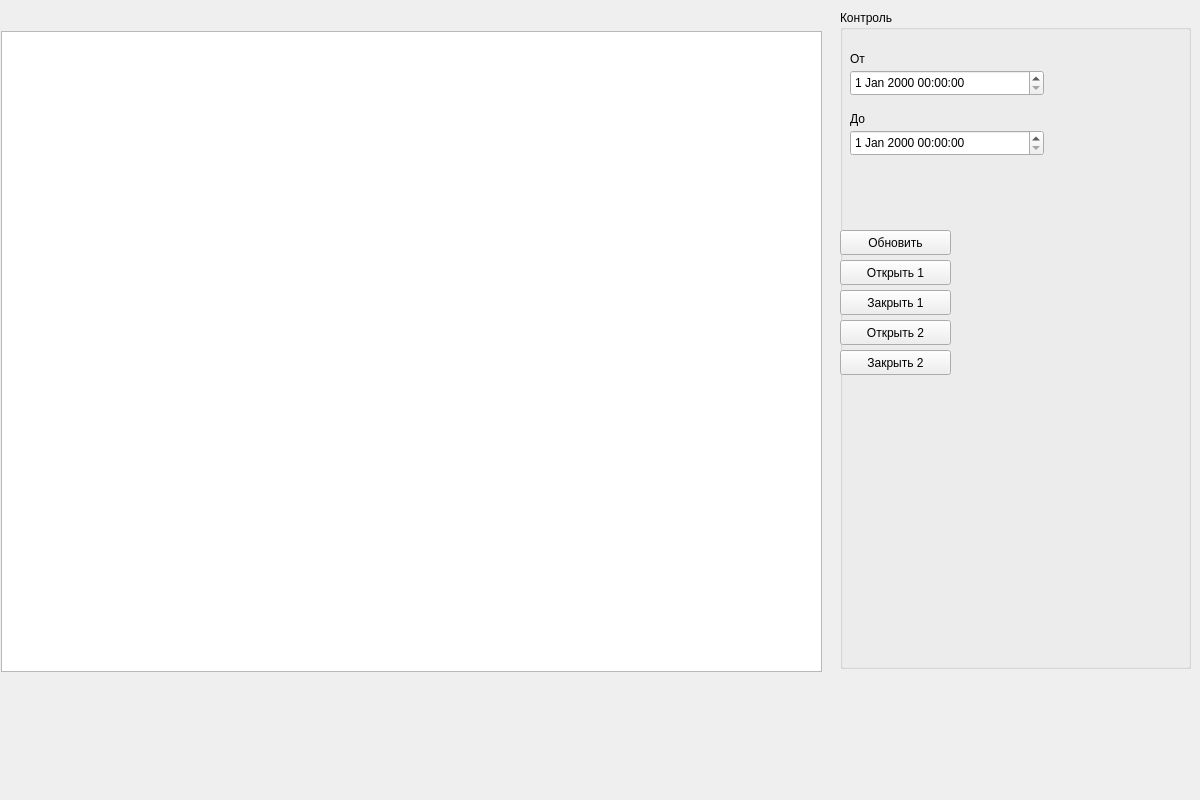
<?xml version="1.0" encoding="UTF-8"?>
<ui version="4.0">
 <class>Form</class>
 <widget class="QWidget" name="Form">
  <property name="geometry">
   <rect>
    <x>0</x>
    <y>0</y>
    <width>1200</width>
    <height>800</height>
   </rect>
  </property>
  <property name="windowTitle">
   <string>Турникеты ЛГПУ</string>
  </property>
  <widget class="QTableWidget" name="tableWidget">
   <property name="geometry">
    <rect>
     <x>1</x>
     <y>31</y>
     <width>821</width>
     <height>641</height>
    </rect>
   </property>
   <property name="selectionMode">
    <enum>QAbstractItemView::SingleSelection</enum>
   </property>
  </widget>
  <widget class="QGroupBox" name="groupBox">
   <property name="geometry">
    <rect>
     <x>840</x>
     <y>10</y>
     <width>351</width>
     <height>659</height>
    </rect>
   </property>
   <property name="sizePolicy">
    <sizepolicy hsizetype="Expanding" vsizetype="Expanding">
     <horstretch>0</horstretch>
     <verstretch>0</verstretch>
    </sizepolicy>
   </property>
   <property name="baseSize">
    <size>
     <width>200</width>
     <height>0</height>
    </size>
   </property>
   <property name="title">
    <string>Контроль</string>
   </property>
   <widget class="QPushButton" name="updateMovements">
    <property name="geometry">
     <rect>
      <x>0</x>
      <y>220</y>
      <width>111</width>
      <height>25</height>
     </rect>
    </property>
    <property name="text">
     <string>Обновить</string>
    </property>
   </widget>
   <widget class="QPushButton" name="openBarrier1">
    <property name="geometry">
     <rect>
      <x>0</x>
      <y>250</y>
      <width>111</width>
      <height>25</height>
     </rect>
    </property>
    <property name="text">
     <string>Открыть 1</string>
    </property>
   </widget>
   <widget class="QPushButton" name="closeBarrier1">
    <property name="geometry">
     <rect>
      <x>0</x>
      <y>280</y>
      <width>111</width>
      <height>25</height>
     </rect>
    </property>
    <property name="text">
     <string>Закрыть 1</string>
    </property>
   </widget>
   <widget class="QPushButton" name="openBarrier2">
    <property name="geometry">
     <rect>
      <x>0</x>
      <y>310</y>
      <width>111</width>
      <height>25</height>
     </rect>
    </property>
    <property name="text">
     <string>Открыть 2</string>
    </property>
   </widget>
   <widget class="QPushButton" name="closeBarrier2">
    <property name="geometry">
     <rect>
      <x>0</x>
      <y>340</y>
      <width>111</width>
      <height>25</height>
     </rect>
    </property>
    <property name="text">
     <string>Закрыть 2</string>
    </property>
   </widget>
   <widget class="QDateTimeEdit" name="dateTimeEdit">
    <property name="geometry">
     <rect>
      <x>10</x>
      <y>60</y>
      <width>194</width>
      <height>26</height>
     </rect>
    </property>
   </widget>
   <widget class="QLabel" name="label">
    <property name="geometry">
     <rect>
      <x>10</x>
      <y>40</y>
      <width>67</width>
      <height>17</height>
     </rect>
    </property>
    <property name="text">
     <string>От</string>
    </property>
   </widget>
   <widget class="QDateTimeEdit" name="dateTimeEdit_2">
    <property name="geometry">
     <rect>
      <x>10</x>
      <y>120</y>
      <width>194</width>
      <height>26</height>
     </rect>
    </property>
   </widget>
   <widget class="QLabel" name="label_2">
    <property name="geometry">
     <rect>
      <x>10</x>
      <y>100</y>
      <width>67</width>
      <height>17</height>
     </rect>
    </property>
    <property name="text">
     <string>До</string>
    </property>
   </widget>
  </widget>
 </widget>
 <resources/>
 <connections/>
</ui>
